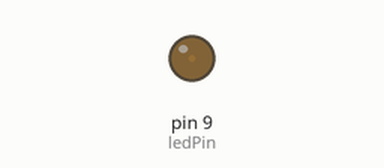
Recording of a sketch running on a simulated Arduino Uno, built with avr-gcc and run on an emulated ATmega328P. Parts: output pins drawn as LEDs (lit = HIGH).

Above: at 0.05 s.
At 1.15 s:
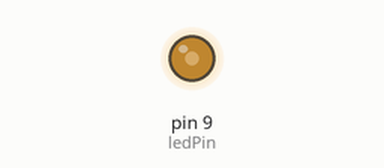
At 2.3 s:
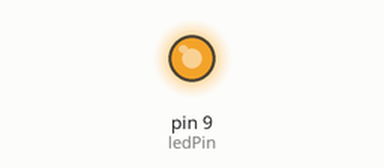
At 4.6 s:
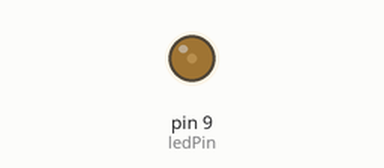
Timing chart, 0 to 6.6 s (numbered marks = the images above):
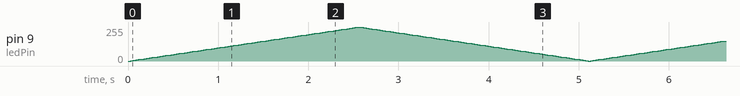

The sketch:

sketch_oct31b.ino
```cpp
const int ledPin = 9;
int brightness = 0;
int fadeAmount = 3;

void setup() {
  // put your setup code here, to run once:
  pinMode(ledPin, OUTPUT);
}

void loop() {
  // put your main code here, to run repeatedly:
  analogWrite(ledPin, brightness);
  brightness = brightness + fadeAmount;
  if(brightness <= 0 || brightness >= 255){
    fadeAmount = - fadeAmount;
  }
  delay(30);
}
```
